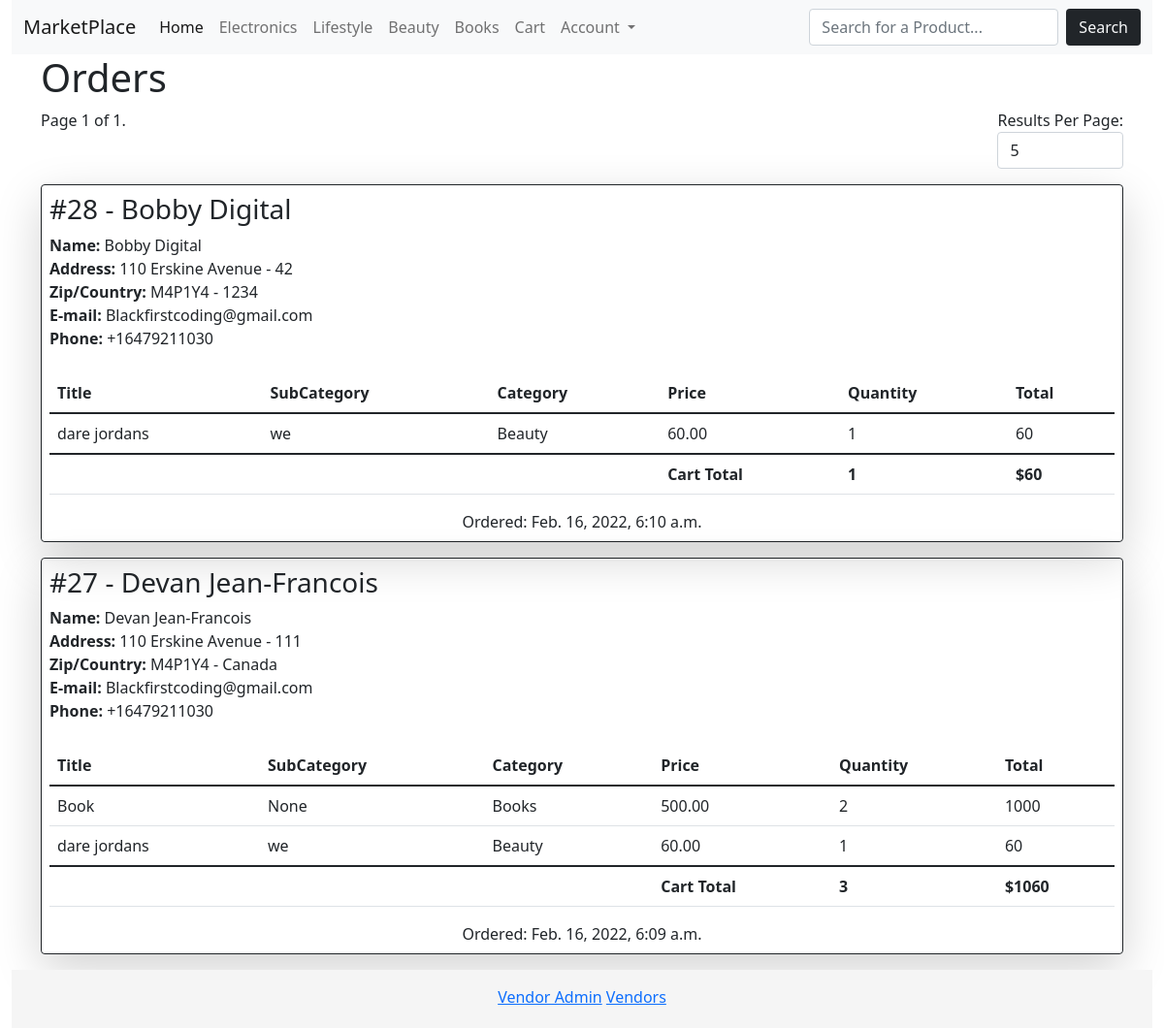
/orders/orders/ (signed in), run on the app's committed database.
### product/models.py (models this page shows, shortened)
class Category(models.Model):
	title = models.CharField(max_length=255)
	slug = models.SlugField(max_length=255)
	ordering = models.IntegerField(default=0)
	class Meta:
		ordering = ['ordering']
	def __str__(self):
		return self.title

class Product(models.Model):
	category = models.ForeignKey(Category, related_name='products', on_delete=models.CASCADE,blank=True, null=True)
	subcategory = models.ForeignKey(SubCategory, related_name='products', on_delete=models.CASCADE,blank=True, null=True)
	vendor = models.ForeignKey(Vendor, related_name = 'products', on_delete=models.CASCADE)
	title = models.CharField(max_length=255)
	slug = models.SlugField(max_length=255)
	description = models.TextField(blank=True, null=True)
	price = models.DecimalField(max_digits=6, decimal_places=2)
	created = models.DateTimeField(auto_now=True, auto_now_add=False)
	date_added = models.DateTimeField(auto_now_add=True, auto_now=False)
	image = models.ImageField(upload_to='uploads/', blank=True,null=True)
	thumbnail = models.ImageField(upload_to='uploads/', blank=True, null=True)
	class Meta:
		ordering = ['-date_added']

class SubCategory(models.Model):
	title = models.CharField(max_length=255)
	slug = models.SlugField(max_length=255, blank=True, null=True)
	ordering = models.IntegerField(default=0)
	vendor = models.ForeignKey(Vendor,related_name='subcategory', verbose_name='Vendor', on_delete=models.CASCADE, blank=True, null=True)
	class Meta:
		ordering = ['ordering']
	def __str__(self):
		return self.title

### order/models.py (models this page shows, shortened)
class Order(models.Model):
	first_name = models.CharField(max_length=50)
	last_name = models.CharField(max_length=50)
	email = models.EmailField(max_length=50)
	phone = PhoneField()
	address1 = models.CharField(max_length=100)
	address2 = models.CharField(max_length=100)
	state = models.CharField(max_length=30)
	zipcode = models.CharField(max_length=6 )
	city = models.CharField(max_length=30)
	country = models.CharField(max_length=30)
	confirmed = models.BooleanField(default=False)
	created_at = models.DateTimeField(auto_now_add=True, auto_now=False)
	paid_amount = models.DecimalField(max_digits=8, decimal_places=2)
	vendors = models.ManyToManyField(Vendor,related_name="orders")
	user = models.ForeignKey(User,related_name='orders',on_delete=models.CASCADE, blank=True, null=True)
	pay_option = models.CharField(max_length=10)
	invoice_id = models.CharField(max_length=30)
	class Meta:
		ordering = ['-created_at']
	@property
	def get_cart_total(self):
		orderitems = self.items.all()
		total = sum([item.get_total_price() for item in orderitems])
		return total
	@property
	def get_cart_items(self):
		orderitems = self.items.all()
		total = sum([item.quantity for item in orderitems])
		return total

class OrderItem(models.Model):
	order = models.ForeignKey(Order, related_name="items", on_delete=models.CASCADE)
	product = models.ForeignKey(Product,related_name="items", on_delete=models.CASCADE)
	vendor = models.ForeignKey(Vendor, related_name="items", on_delete=models.CASCADE)
	vendor_paid = models.BooleanField(default=False)
	price = models.DecimalField(max_digits=8, decimal_places=2)
	quantity = models.IntegerField(default=1)
	def get_total_price(self):
		return int(self.price * self.quantity)

### order/views.py (the view)
# urls.py: path('orders/', views.cxOrders, name='cxOrders'),
@login_required
def cxOrders(request):
	orders = Order.objects.filter(user=request.user)
	perPage = request.GET.get('perPage',5)
	resForm = ResultForm(initial={'perPage':perPage})
	paginator = Paginator(orders,perPage)
	page_number = request.GET.get('page')
	page_obj = paginator.get_page(page_number)
	context = {
				'page_obj':page_obj,
				'resForm':resForm,
				}
	return render(request, 'order/cx_orders.html', context)

### cart/forms.py
class ResultForm(forms.Form):
	perPage = forms.MultipleChoiceField(choices=((5, ("5")),
	                                        (10, ("10")),
	                                        (25, ("25")),
	                                        (50, ("50")),
	                                        (100, ("100"))),
	                                required=False, label='Results Per Page:',
	                                widget = forms.Select(attrs = {'onchange' : "Result();"}))

### cart/cart.py (called while the page is built)
	def __len__(self):
		return sum(item['quantity'] for item in self.cart.values())

### cart/context_processors.py (called while the page is built)
def cart(request):
	return ({'cart':Cart(request)})

### product/context_processors.py (called while the page is built)
def menu_categories(request):
	categories = Category.objects.all()
	return {'menu_categories':categories}

def vendor_categories(request):
	pattern = r"\/vendors\/(\d+)"
	result = re.match(pattern, request.path)
	if result:
		print(result, result.group())
		vendor = result.group(1)
		print(vendor)
		vendor_categories = SubCategory.objects.filter(vendor=vendor)
		print(vendor_categories)
		return {'vendor_categories':vendor_categories}
	else:
		return {'vendor_categories':''}

### order/templates/order/cx_orders.html (shortened to what this page needs)
{% extends 'site/main.html' %}
{% load crispy_forms_tags %}
{% block content %}
<h1 class="Display-4"> Orders </h1>
<div class="d-flex justify-content-between">
	<div class="pagination">
	    <span class="step-links">
				        <span class="current d-flex justify-content-end">
	            Page {{ page_obj.number }} of {{ page_obj.paginator.num_pages }}.
	        </span>
	    </span>
	</div>
    <div class="d-flex justify-content-end">
    	    <form id="results" method="GET" action="">
        		{{ resForm|crispy }}
        	</form>
    </div>
</div>
{% for order in page_obj %}
	{% include 'order/cx_orderComponent.html' %}
{% endfor %}
{% endblock %}

### base/templates/site/navbar.html (shortened to what this page needs)
<nav class="navbar navbar-expand-lg navbar-light bg-light">
  <div class="container-fluid">
    <a class="navbar-brand" href="/">MarketPlace</a>
    <div class="collapse navbar-collapse" id="navbarNav">
      <ul class="navbar-nav me-auto mb-2 mb-lg-0">
        <li class="nav-item">
          <a class="nav-link active" aria-current="page" href="/">Home</a>
        </li>
        {% for category in menu_categories %}
        <li class="nav-item">
          <a class="nav-link" href="{% url 'productCategory' category.slug %}">{{category}}</a>
        </li>
        {% endfor %}
        <li class="nav-item">
          <a href="{% url 'cart' %}" class="nav-link">Cart{% if cart %}({{cart|length}}){% endif %}</a>
        </li>
          <li class="nav-item dropdown">
          <a class="nav-link dropdown-toggle" href="#" id="navbarDarkDropdownMenuLink" role="button" data-bs-toggle="dropdown" aria-expanded="false">
            Account
          </a>
        </li>
      </ul>
        <form class="d-flex"method="GET" action="{% url 'search' %}">
            <input class="form-control me-2" type="text" class="input" placeholder="Search for a Product..." name="query">
            <button class="btn bg-dark text-light" type="submit" >Search</button>
        </form>
    </div>
  </div>
</nav>

### order/templates/order/cx_orderComponent.html
  <div class="{% if order.fully_paid %}bg-success{% else %}bg-mute{% endif %} border border-1 border-dark shadow-lg rounded my-3 p-2">
        <div class="row">
          <div class="col">
            <h3>#{{order.id}} - {{order.first_name}} {{order.last_name}}</h3>
          </div>
          <div>
            <b>Name: </b>{{order.first_name}} {{order.last_name}}
            <br>
            <b>Address: </b>{{order.address1}} - {{order.address2}}
            <br>
            <b>Zip/Country: </b>{{order.zipcode}} - {{order.country}}
            <br>
            <b>E-mail: </b>{{order.email}}
            <br>
            <b>Phone: </b>{{order.phone}}
            <div class="table-responsive">
              <table class="table mt-4">
                <thead>
                  <tr>
                    <th scope="col">Title</th>
                    <th scope="col">SubCategory</th>
                    <th scope="col">Category</th>
                    <th scope="col">Price</th>
                    <th scope="col">Quantity</th>
                    <th scope="col">Total</th>
                  </tr>
                </thead>
                <tbody>
                  {% for item in order.items.all %}
                    <tr>
                        <td>{{item.product.title}}</td>
                        <td>{{item.product.subcategory}}</td>
                        <td>{{item.product.category}}</td>
                        <td>{{item.product.price}}</td>
                        <td>{{item.quantity}}</td>
                        <td>{{item.get_total_price}}</td>
                      </tr>
                  {% endfor %}
                </tbody>
               <tfoot>
            <tr>
             <td></td>
              <td></td>
              <td></td>
              <td><strong>Cart Total</strong></td>
              <td><strong>{{ order.get_cart_items }}</strong></td>
              <td colspan="2"><strong>${{ order.get_cart_total }}</strong></td>
            </tr>
          </tfoot>
              </table>
            </div>
            <span class="d-flex justify-content-center">Ordered: {{order.created_at}}</span>
          </div>
        </div>
      </div>

### data on the page
Category: title "Electronics"
Category: title "Lifestyle"
Category: title "Beauty"
Category: title "Books"
Order: id "28", first_name "Bobby", last_name "Digital", address1 "110 Erskine Avenue", address2 "42", zipcode "M4P1Y4", country "1234", email "Blackfirstcoding@gmail.com", phone "+16479211030", get_cart_items "1", get_cart_total "60", created_at "Feb. 16, 2022, 6:10 a.m."
OrderItem: product "dare jordans", product.subcategory "we", product.category "Beauty", product.price "60.00", quantity "1", get_total_price "60"
Order: id "27", first_name "Devan", last_name "Jean-Francois", address1 "110 Erskine Avenue", address2 "111", zipcode "M4P1Y4", country "Canada", email "Blackfirstcoding@gmail.com", phone "+16479211030", get_cart_items "3", get_cart_total "1060", created_at "Feb. 16, 2022, 6:09 a.m."
OrderItem: product "Book", product.subcategory "None", product.category "Books", product.price "500.00", quantity "2", get_total_price "1000"
OrderItem: product "dare jordans", product.subcategory "we", product.category "Beauty", product.price "60.00", quantity "1", get_total_price "60"

### other printed values
{{ page_obj.number }} "1"
{{ page_obj.paginator.num_pages }} "1"
